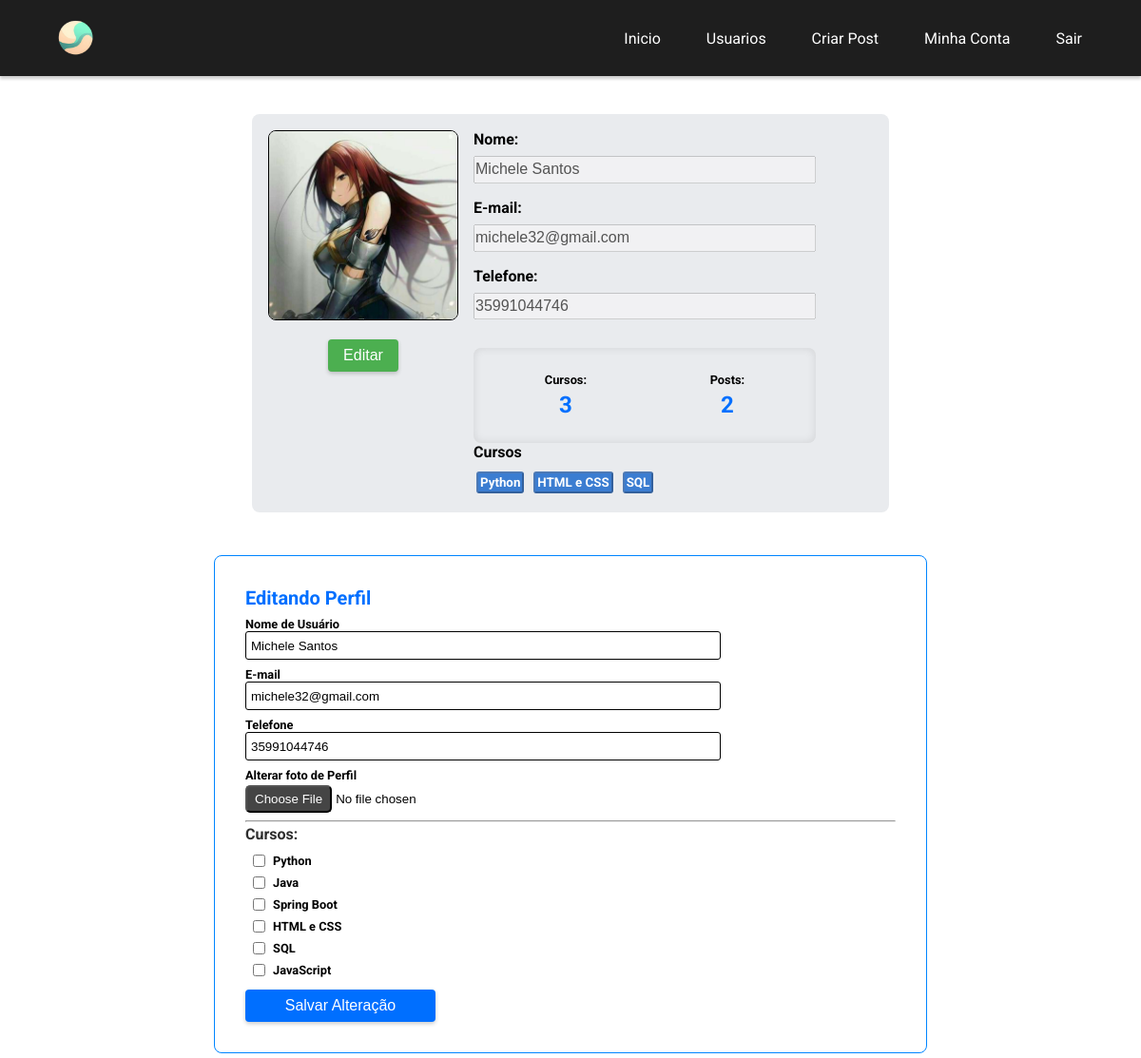
Screenshot of /minhaconta/editar (signed in) with the database file from the repository.
### comunidadeblog/models.py (models this page shows)
class Usuario(database.Model, UserMixin):
    id = database.Column(database.Integer, primary_key=True)
    username = database.Column(database.String, nullable=False)
    email = database.Column(database.String, nullable=False, unique=True)
    telefone = database.Column(database.String(14), nullable=True)
    senha = database.Column(database.String(20), nullable=False)
    foto_perfil = database.Column(database.String, default='default.jpg', nullable=False)
    posts = database.relationship('Post', backref='autor', lazy=True)      # primeiro parametro 'Post' se refere a classe Post e backre='autor
    cursos = database.Column(database.String, nullable=False, default="Não Informado")
    def contar_posts(self):
        return len(self.posts)

### comunidadeblog/routes.py (the view)
@app.route('/minhaconta/editar', methods=['GET', 'POST'])
@login_required
def editar_perfil():
    form_editarperfil = FormEditarPerfil()
    if form_editarperfil.validate_on_submit() and 'botao_submit_editarperfil' in request.form:
        current_user.email = form_editarperfil.email.data
        current_user.username = form_editarperfil.username.data
        current_user.telefone = form_editarperfil.telefone.data
        if form_editarperfil.foto_perfil.data:
            nome_arquivo_imagem = salvar_imagem(form_editarperfil.foto_perfil.data)
            current_user.foto_perfil = nome_arquivo_imagem
        current_user.cursos = atualizar_cursos(form_editarperfil)
        database.session.commit()
        flash('Perfil atualizado com sucesso!', 'alert-success')
        return redirect(url_for('minha_conta'))
    elif request.method == 'GET':        # Preenche os inputs dos formulários com os dados do banco
        form_editarperfil.email.data = current_user.email
        form_editarperfil.username.data = current_user.username
        form_editarperfil.telefone.data = current_user.telefone
    foto_perfil = url_for('static', filename='fotos_perfil/{}'.format(current_user.foto_perfil))
    return render_template('editar_perfil.html', form_editarperfil=form_editarperfil, foto_perfil=foto_perfil)

### comunidadeblog/forms.py (shortened to what this page needs)
class FormEditarPerfil(FlaskForm):
    username = StringField('Nome de Usuário', validators=[DataRequired()])
    email = StringField('E-mail', validators=[DataRequired(), Email()])
    telefone = StringField('Telefone', validators=[DataRequired(), Length(8, 12)])
    foto_perfil = FileField('Alterar foto de Perfil', validators=[FileAllowed(['jpg', 'png'])])
    curso_python = BooleanField('Python')
    curso_java = BooleanField('Java')
    curso_springboot = BooleanField('Spring Boot')
    curso_htmlcss = BooleanField('HTML e CSS')
    curso_sql = BooleanField('SQL')
    curso_javascript = BooleanField('JavaScript')
    botao_submit_editarperfil = SubmitField('Salvar Alteração')

### comunidadeblog/models.py (called while the page is built)
@login_manager.user_loader
def load_usuario(id_usuario):
    return Usuario.query.get(int(id_usuario))

### comunidadeblog/templates/editar_perfil.html (shortened to what this page needs)
{% extends 'minhaconta.html' %} {% block form_editar_perfil %}
<div class="container-form-edicaoperfil">
	<form action="" method="post" enctype="multipart/form-data">
		<div class="title-form-edicaoperfil">Editando Perfil</div>
		<div class="item-form-edicaoperfil">
			{{ form_editarperfil.username.label(class='label-form-edicaoperfil')
			}} {% if form_editarperfil.username.errors %} {{
			form_editarperfil.username(class='input-form-edicaoperfil
			is-invalid') }}
			<div class="invalid-feedback">
				{% for erro in form_editarperfil.username.errors %} {{ erro }}
				{% endfor %}
			</div>
			{% else %} {{
			form_editarperfil.username(class='input-form-edicaoperfil') }} {%
			endif %}
		</div>
		<div class="item-form-edicaoperfil">
			{{ form_editarperfil.email.label(class='label-form-edicaoperfil') }}
			{% if form_editarperfil.email.errors %} {{
			form_editarperfil.email(class='input-form-edicaoperfil is-invalid')
			}}
			<div class="invalid-feedback">
				{% for erro in form_editarperfil.email.errors %} {{ erro }} {%
				endfor %}
			</div>
			{% else %} {{
			form_editarperfil.email(class='input-form-edicaoperfil') }} {% endif
			%}
		</div>
		<div class="item-form-edicaoperfil">
			{{ form_editarperfil.telefone.label(class='label-form-edicaoperfil')
			}} {% if form_editarperfil.telefone.errors %} {{
			form_editarperfil.telefone(class='input-form-edicaoperfil
			is-invalid') }}
			<div class="invalid-feedback">
				{% for erro in form_editarperfil.telefone.errors %} {{ erro }}
				{% endfor %}
			</div>
			{% else %} {{
			form_editarperfil.telefone(class='input-form-edicaoperfil') }} {%
			endif%}
		</div>
		<div class="item-form-edicaoperfil">
			{{
			form_editarperfil.foto_perfil.label(class='label-form-edicaoperfil')
			}} {{ form_editarperfil.foto_perfil(class="input-file") }}
		</div>
		<hr />
		<div class="item-form-edicaoperfil">
			<h4>Cursos:</h4>
			<div class="content-cursos">
				{% for campo in form_editarperfil %}
					{% if 'curso_' in campo.name %}
					<div class="item-content-cursos">
						{{ campo(class="checkbox-content-cursos") }}
						{{ campo.label(class="label-content-cursos") }}
					</div>
					{% endif %}
				{% endfor %}
			</div>
		</div>
		<div class="item-form-edicaoperfil">
			{{
			form_editarperfil.botao_submit_editarperfil(class='btn-form-edicaoperfil')}}
		</div>
	</form>
</div>
{% endblock %}

### comunidadeblog/templates/minhaconta.html
{% extends 'base.html' %} {% block body %}
<div class="container-minhaconta">
    <div class="content-minhaconta">
        <div class="lado">
            <img
                    src="{{ foto_perfil }}"
                    class="image-perfil"
                    alt="imagem-perfil"
            />
            <div class="form-actions">
                <a href="{{ url_for('editar_perfil') }}">
                    <button
                            type="submit"
                            id="btn_editar_perfil"
                            name="btn_editar_perfil"
                            class="btn-minhaconta"
                    >
                        Editar
                    </button>
                </a>
            </div>
        </div>
        <div class="form-dados-conta">
            <div class="form-row">
                <label class="label-minhaconta">Nome:</label>
                <input
                        type="text"
                        name="username"
                        id="username"
                        class="input-minhaconta"
                        value="{{ current_user.username }}"
                        disabled
                />
            </div>
            <div class="form-row">
                <label class="label-minhaconta">E-mail:</label>
                <input
                        type="text"
                        name="email"
                        id="email"
                        class="input-minhaconta"
                        value="{{ current_user.email }}"
                        disabled
                />
            </div>
            <div class="form-row">
                <label class="label-minhaconta">Telefone:</label>
                <input
                        type="text"
                        name="telefone"
                        id="telefone"
                        class="input-minhaconta"
                        value="{{ current_user.telefone }}"
                        disabled
                />
            </div>
            <div class="contagem-bloco">
                <div class="curso-bloco">
                    <label class="label-bloco">Cursos:</label>
                    <div class="contador-bloco">
                        {% if 'Não Informado' in current_user.cursos %} 0 {%
                        else %} {{ current_user.cursos.count(';') + 1 }} {%
                        endif %}
                    </div>
                </div>
                <div class="post-bloco">
                    <label class="label-bloco">Posts:</label>
                    <div class="contador-bloco">{{ current_user.contar_posts() }}</div>
                </div>
            </div>
            <div class="meuscursos">
                <div class="title-meuscursos">Cursos</div>
                <div class="item-cursos">
                    {% for curso in current_user.cursos.split(';') %}
                    <button disabled="disabled" class="cursos-btn">
                        {{ curso }}
                    </button>
                    {% endfor %}
                </div>
            </div>
        </div>
    </div>
</div>
{% block form_editar_perfil %} {% endblock %} {% endblock %}

### comunidadeblog/static/css/style.css (style rules this page uses)
* { padding: 0; margin: 0; box-sizing: border-box; text-decoration: none; }
.container-minhaconta { padding: 2.5rem; }
.content-minhaconta { padding: 1rem; display: flex; justify-content: center; background-color: #e9ebee; border: 1px solid transparent; border-radius: 0.5rem; max-width: 670px; margin: 0 auto; }
.form-dados-conta { padding-left: 1rem; flex: 1 0 140px; }
.form-row { display: flex; flex-direction: column; margin-bottom: 1rem; }
.form-row label { font-size: 1em; font-weight: bold; margin-bottom: 0.5rem; }
.form-row input { font-size: 1em; height: 1.8rem; width: 360px; }
.contagem-bloco { display: flex; justify-content: space-around; align-items: center; background-color: #e9ebee; border-radius: 8px; box-shadow: inset 0px 0px 10px rgba(0, 0, 0, 0.1); height: 100px; margin-top: 30px; padding: 10px; width: 360px; }
.post-bloco, .curso-bloco { flex-grow: 1; text-align: center; }
.label-bloco { display: block; font-size: 0.8rem; font-weight: bold; margin-bottom: 5px; }
.contador-bloco { font-size: 1.5rem; font-weight: bold; color: #006fff; }
.form-actions { display: flex; gap: 0.5rem; margin-top: 1rem; justify-content: center; }
.btn-minhaconta { color: #fff; border: none; border-radius: 4px; padding: 0.5rem 1rem; font-size: 1rem; box-shadow: 0px 2px 4px rgba(0, 0, 0, 0.2); transition: 0.05s; }
#btn_editar_perfil { background-color: #4caf50; }
.image-perfil { width: 200px; height: 200px; border: 1px solid; border-radius: 8px; }
.container-form-edicaoperfil { max-width: 750px; border: 1px solid #0085ff; border-radius: 8px; padding: 2rem; margin: 5px auto; }
.title-form-edicaoperfil { font-size: 20px; font-weight: bold; color: #006fff; }
.item-form-edicaoperfil { display: flex; flex-direction: column; }
.label-form-edicaoperfil { margin-top: 0.5rem; font-size: 0.8rem; font-weight: bold; }
.input-form-edicaoperfil { padding: 5px; height: 30px; max-width: 500px; border: 1px solid; border-radius: 3px; }
.input-file { margin-top: 3px; }
.content-cursos { display: flex; flex-direction: column; }
h4 { margin: 3px 0; font-weight: bold; color: #2d2d2d; }
.item-content-cursos { margin-top: 0.5rem; display: flex; align-items: center; }
.label-content-cursos { font-size: 0.8rem; font-weight: bold; }
.checkbox-content-cursos { margin: 0 0.5rem; }
.title-meuscursos { margin-bottom: 0.5em; font-weight: bold; }
.cursos-btn { background-color: #075bc9c4; border-radius: 3px; color: #fff; margin: 3px; font-weight: bold; padding: 2px; font-family: "Roboto", Courier, monospace; }
.btn-form-edicaoperfil { margin-top: 0.8rem; color: #fff; background-color: #006fff; border: none; border-radius: 4px; padding: 0.5rem 1rem; font-size: 1rem; max-width: 200px; box-shadow: 0px 2px 4px rgba(0, 0, 0, 0.2); transition: 0.05s; }

### rows the page displays
Usuario: username "Michele Santos", email "michele32@gmail.com", telefone "35991044746", cursos "3"

### other values shown
{{ current_user.contar_posts() }} "2"
{{ curso }} "Python" "HTML e CSS" "SQL"
{{ campo.label(class="label-content-cursos") }} "Python" "Java" "Spring Boot" "HTML e CSS" "SQL" "JavaScript"
